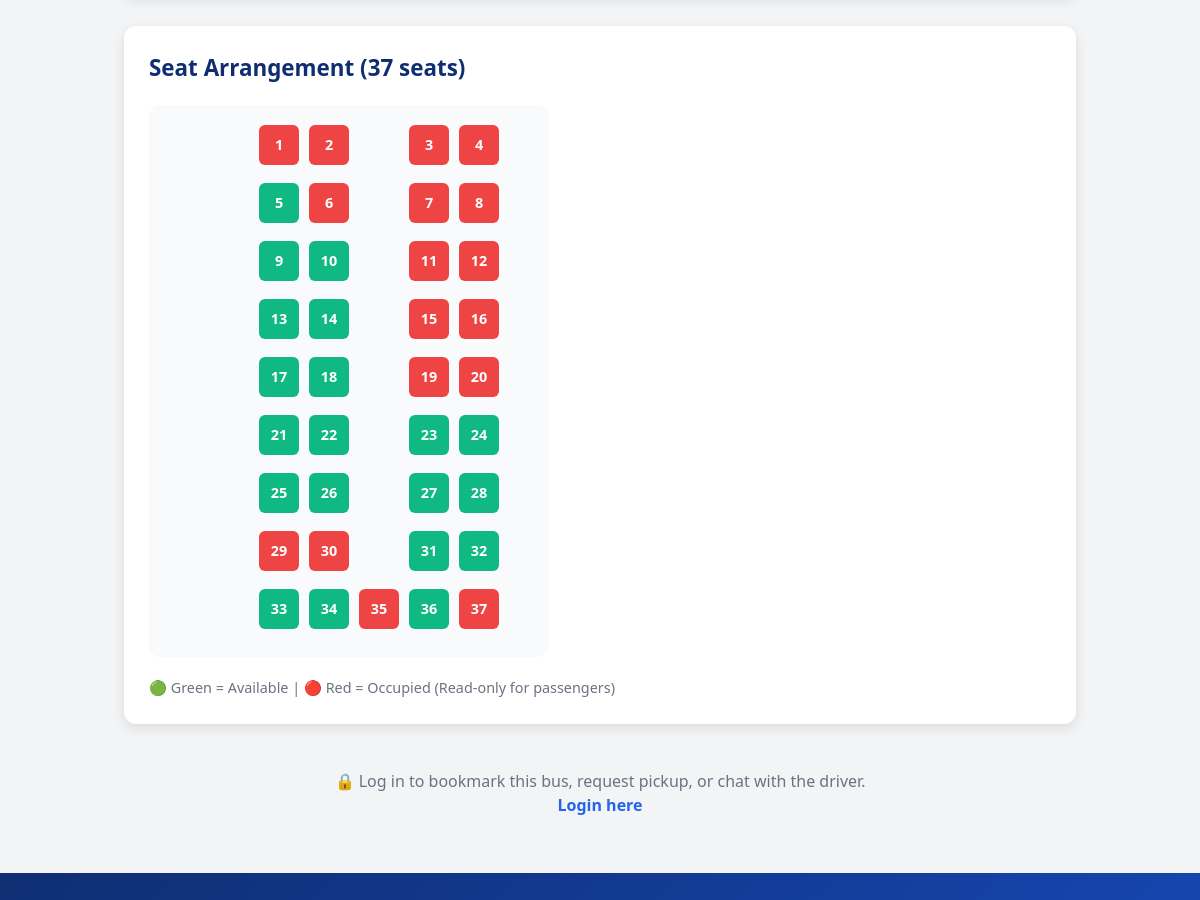
Page /track/5/ (middle part) on the earlier database version.
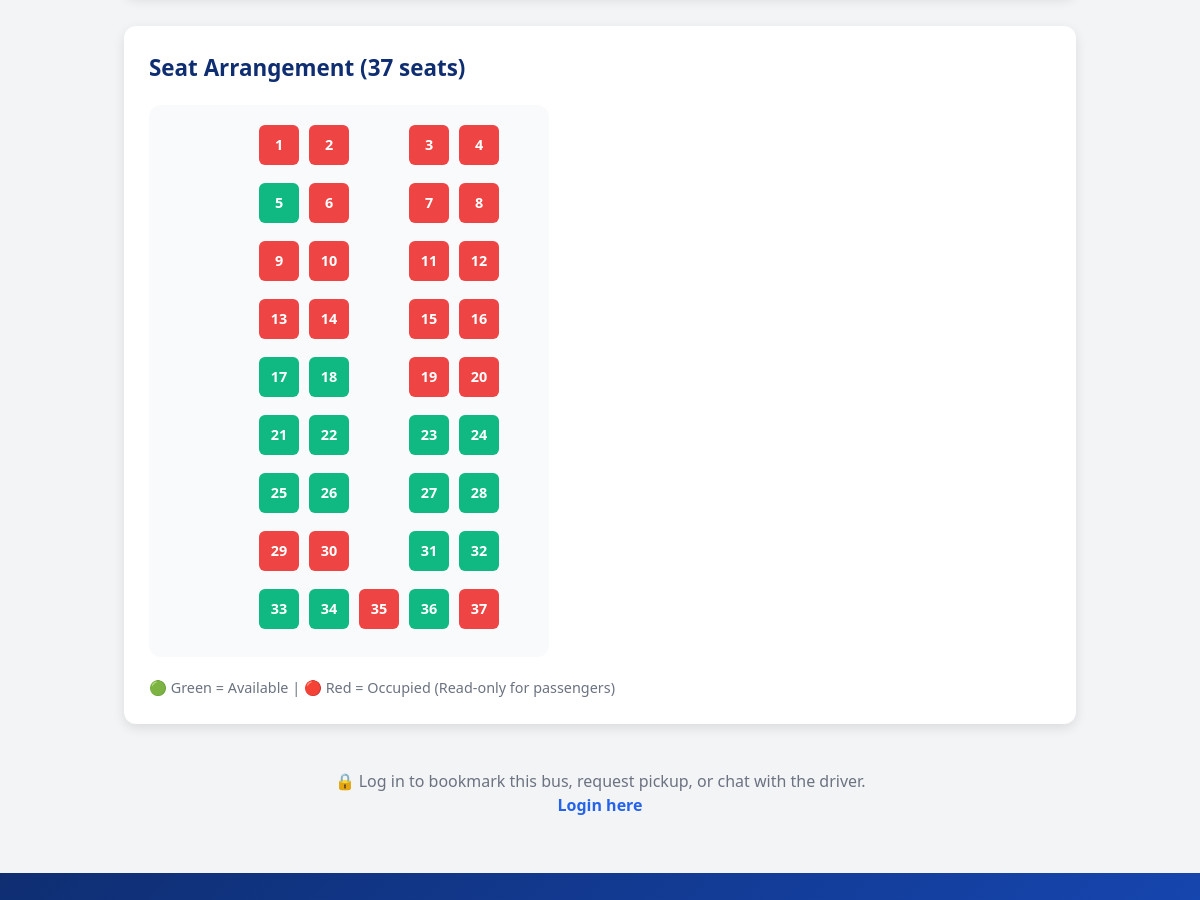
Same page on the later database version.
### core/views.py (the view, shortened to what this page needs)
# urls.py: path('track/<int:bus_id>/', views.track_bus, name='track_bus'),
def track_bus(request, bus_id):
    from .models import Bus
    bus = Bus.objects.filter(id=bus_id).first()
    seats = list(bus.seats.order_by('seat_number').all()) if bus else []
    last_row_start = bus.total_seats - 5 if bus and bus.total_seats >= 5 else 0
    seat_grid_columns = []
    seats_per_row = 4
    col_map = [2, 3, 5, 6]
    for idx, seat in enumerate(seats):
        if idx < last_row_start:
            row = (idx // seats_per_row) + 1
            pos = idx % seats_per_row
            col = col_map[pos]
        else:
            row = (last_row_start // seats_per_row) + 1 if last_row_start > 0 else (idx // seats_per_row) + 1
            col = (idx - last_row_start) + 2
            if col < 2: col = 2
            if col > 6: col = 6
        seat_grid_columns.append((seat, row, col))
    is_bookmarked = False
    if request.user.is_authenticated:
        is_bookmarked = Bookmark.objects.filter(user=request.user, bus=bus).exists()
    chat_room = None
    if request.user.is_authenticated and bus and bus.driver and bus.driver.user:
        chat_room = f'user_{request.user.id}_driver_{bus.driver.user.id}'
    default_pickup = request.GET.get('pickup', '')
    eta = None
    pickup_coords = None
    return render(request, 'user/tracking.html', {
        'bus_id': bus_id,
        'bus': bus,
        'seats': seats,
        'last_row_start': last_row_start,
        'seat_grid_columns': seat_grid_columns,
        'is_bookmarked': is_bookmarked,
        'chat_room': chat_room,
        'default_pickup': default_pickup,
        'eta': eta,
        'pickup_coords': pickup_coords,
    })

### core/models.py (called while the page is built)
    def get_stops_list(self):
        return [rs.stop for rs in self.routestop_set.order_by('order')]

    def get_route_coordinates(self):
        stops = self.get_stops_list()
        return [[stop.latitude, stop.longitude] for stop in stops]

### core/templates/user/tracking.html (shortened to what this page needs)
{% extends 'base.html' %}
{% load static %}
{% block extra_head %}
<link rel="stylesheet" href="https://unpkg.com/leaflet/dist/leaflet.css" />
{% endblock %}
{% block content %}
<div class="tracking-container">
    <div class="seat-section">
        <h3 class="section-title">Seat Arrangement ({{ bus.total_seats }} seats)</h3>
        <div class="seat-grid">
            {% for seat, row, col in seat_grid_columns %}
                <button class="seat-btn {% if seat.is_available %}seat-available{% else %}seat-occupied{% endif %}"
                    data-seat-id="{{ seat.id }}"
                    style="grid-column: {{ col }}; grid-row: {{ row }};"
                    disabled
                    title="Seat {{ seat.seat_number }} - {% if seat.is_available %}Available{% else %}Occupied{% endif %}">
                    {{ seat.seat_number }}
                </button>
            {% endfor %}
        </div>
        <div class="seat-info">
            🟢 Green = Available | 🔴 Red = Occupied (Read-only for passengers)
        </div>
    </div>
    {% if user.is_authenticated %}
        <div class="actions-section">
            <h3 class="section-title">Actions</h3>
            <div class="action-buttons">
                <button id="bookmarkBtn" class="action-btn {% if is_bookmarked %}bookmark-remove{% else %}bookmark-btn{% endif %}">
                    {% if is_bookmarked %}
                        ❌ Remove Bookmark
                    {% else %}
                        ⭐ Bookmark This Bus
                    {% endif %}
                </button>
            </div>
            <div class="pickup-section">
                <h4 class="pickup-title">📍 Request Pickup</h4>
                <div class="form-group">
                    <label class="form-label">Pickup Location *</label>
                    <textarea id="pickupStop" class="form-textarea" rows="2" placeholder="Enter your pickup location">{{ default_pickup }}</textarea>
                </div>
                <div class="form-group">
                    <label class="form-label">Optional Message</label>
                    <input id="pickupMsg" class="form-input" placeholder="Add any special instructions" />
                </div>
                <button id="sendPickup" class="send-btn">
                    📤 Send Pickup Request
                </button>
            </div>
        </div>
        <div class="chat-section">
            <div class="chat-container">
                <h3 class="section-title">💬 Chat with Driver</h3>
                <div id="chatLog" class="chat-log">
                    <div class="text-gray-500 text-center py-8">
                        <p>No messages yet. Start a conversation with the driver!</p>
                    </div>
                </div>
                <div class="chat-input-group">
                    <input id="chatInput" class="chat-input" placeholder="Type your message..." />
                    <button id="sendChat" class="chat-btn">Send</button>
                    <button id="clearChat" class="clear-chat-btn">Clear</button>
                </div>
            </div>
        </div>
    {% else %}
        <div class="login-prompt">
            <p>🔒 Log in to bookmark this bus, request pickup, or chat with the driver.</p>
            <a href="{% url 'user_login' %}" class="text-blue-600 hover:underline font-semibold">Login here</a>
        </div>
    {% endif %}
</div>
{% endblock %}

Differences in the rows shown:
changed Seat (number 9 of 37 on the later page): is_available True → False (drawn)
changed Seat (number 10 of 37 on the later page): is_available True → False (drawn)
changed Seat (number 13 of 37 on the later page): is_available True → False (drawn)
changed Seat (number 14 of 37 on the later page): is_available True → False (drawn)
